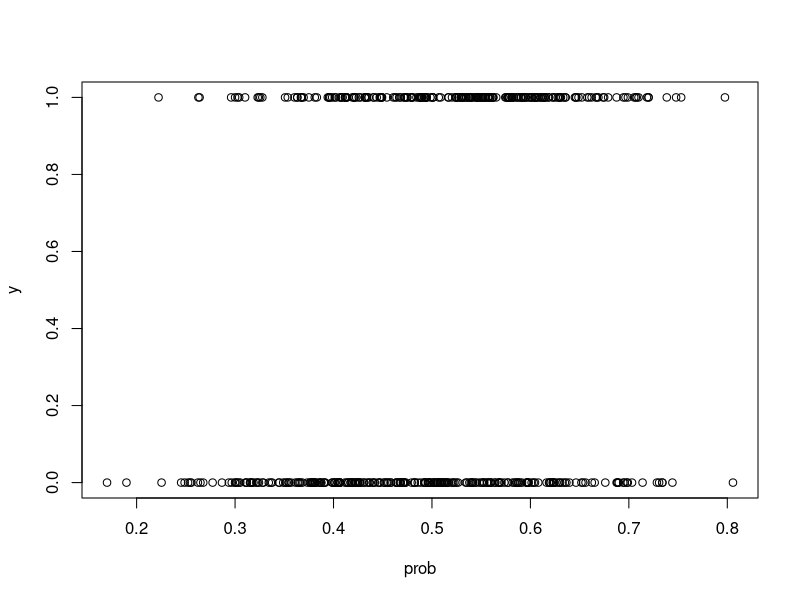
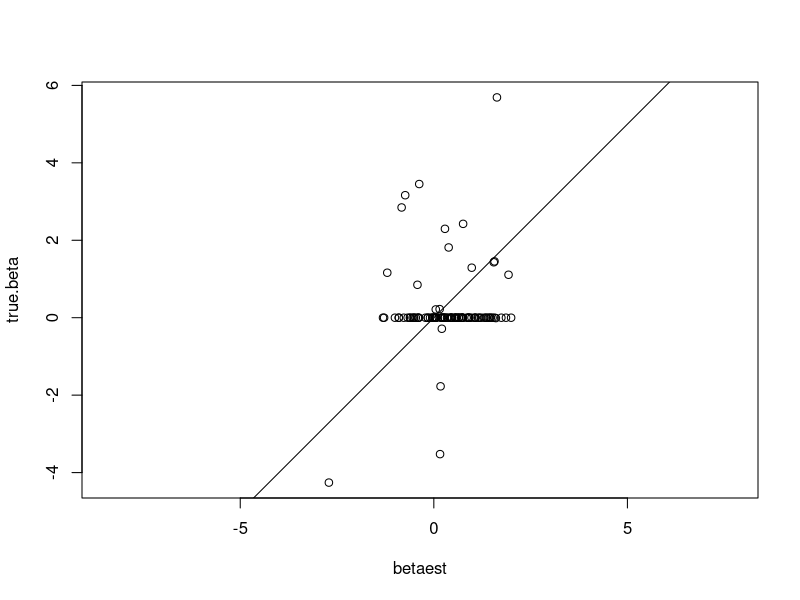
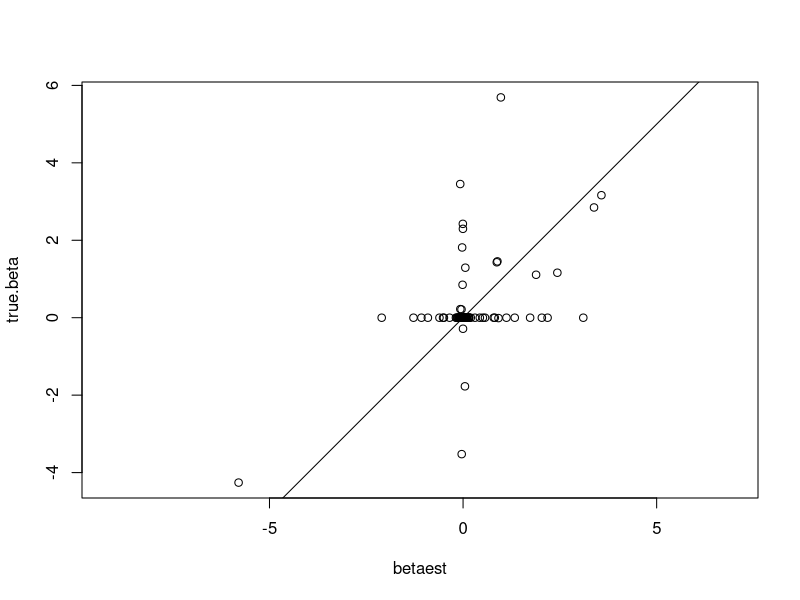

Recreate these plots in R, in order.
set.seed(12345)
n <- 500
p <- 100
notsparse <- 20

dataMat <- matrix(runif(n*p,min=-1,max=1),n,p)
A <- svd(dataMat)
U <- A$u
V <- A$v
d <- A$d

############################
### Condition number = 1####
############################


true.beta <- rnorm(notsparse,0,2)
true.beta <- rbind(matrix(true.beta,nrow = notsparse,ncol = 1),matrix(0,nrow = p-notsparse,ncol = 1))

X <- U%*%t(V)
prob <- exp(X%*%true.beta)/(1+exp(X%*%true.beta))
y <- rbinom(n,1,prob)
plot(prob,y)

##########################
### Lasso Penalty Case ###
##########################

obj.fun <- function(y,X,true.beta,lambda){
  #true.beta = betaest
  temp = exp(X%*%true.beta)
  temp <- temp/(1+temp)
  term1 = y*log(temp)
  term2 = (1-y)*log(1-temp)
  return((-sum(term1+term2))+sum(lambda*abs(true.beta)))
}

grad.obj <- function(y,X,true.beta,lambda){
  (temp =  exp(X%*%true.beta))
  (temp <- temp/(1+temp))
  return(-t(X)%*%(y-temp)+lambda*sign(true.beta))
}





lambda <- 5



# Decreasing step size
alpha0 <- 1
alpha <- alpha0
beta.old <- rep(1,p)
delta <- 10^(-5)
maxIter <- 100000
iter <- 1
eps <- 1
betaest = beta.old
while(iter<maxIter && eps>delta ){
    (beta.new <- beta.old - alpha*grad.obj(y,X,beta.old,lambda))
    if(obj.fun(y,X,beta.new,lambda)<obj.fun(y,X,betaest,lambda)){
        betaest = beta.new}
  eps <- t(beta.new-betaest)%*%(beta.new-betaest)
  cat(c(obj.fun(y,X,betaest,lambda),eps),'Optimum\n')
  cat(c(obj.fun(y,X,beta.new,lambda),eps),'New\n')
  beta.old <- beta.new
  iter <- iter+1
  alpha <- alpha0/iter 
}

which(abs(betaest)<10^(-3))

iter
sqrt(t(true.beta-betaest)%*%(true.beta-betaest))
plot(betaest,true.beta,asp=1)
abline(0,1)
sum(abs(betaest)>delta)
betaest





lambda <- 0.5

# Constant step size
alpha <- 0.2
beta.old <- rnorm(p,0,5)
delta <- .001
maxIter <- 1000
iter <- 1
eps <- 1
betamat = beta.old
while(iter<maxIter && eps>delta ){
        (beta.new <- beta.old - alpha*grad.obj(y,X,beta.old,lambda))

  eps <- t(beta.new-beta.old)%*%(beta.new-beta.old)
  print(c(obj.fun(y,X,beta.new,lambda),eps))
  beta.old <- beta.new
  betamat = cbind(betamat,beta.old)
  iter <- iter+1
}



betaest = betamat[,2]
for (i in 3:iter){
    if(obj.fun(y,X,betamat[,i],lambda)<obj.fun(y,X,betaest,lambda)){
        betaest = betamat[,i]}}

iter
sqrt(t(true.beta-betaest)%*%(true.beta-betaest))
plot(betaest,true.beta,asp=1)
abline(0,1)
sum(abs(betaest)>delta)
betaest
